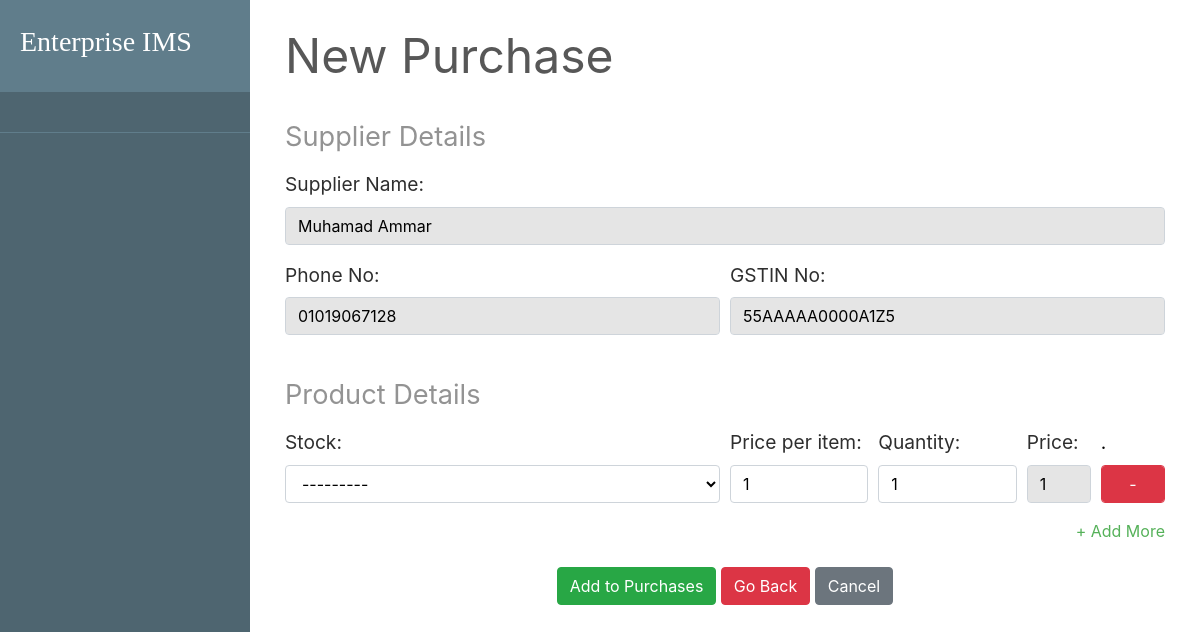
Screenshot of /transaction/new_purchase/527639cf6c1f43bcbe39e2b012917073/ with the database file from the repository.
### transaction/models.py (models this page shows, shortened)
class Supplier(models.Model):
    id = models.UUIDField(primary_key=True, default=uuid.uuid4)
    name = models.CharField(max_length=250)
    phone = models.CharField(max_length=250, unique=True)
    address = models.CharField(max_length=250)
    email = models.EmailField(max_length=254, unique=True)
    gstn = models.CharField(max_length=15, unique=True)
    is_deleted = models.BooleanField(default=False)

### transaction/views.py (the view, shortened to what this page needs)
# urls.py: path('new_purchase/<str:pk>/', PurchaseCreateView.as_view(), name='new_purchase'),
class PurchaseCreateView(generic.View):
    template_name = 'purchase/new_purchase.html'
    def get(self, request, pk):
        formset = PurchaseItemFormSet(request.GET or None)
        supplierobj = get_object_or_404(Supplier, pk=pk)
        context = {
            'formset': formset,
            'supplier': supplierobj,
        }
        return render(request, self.template_name, context)

### inventory/models.py (called while the page is built)
    def __str__(self):
        return self.name

### transaction/templates/purchase/new_purchase.html (shortened to what this page needs)
{% extends 'base.html' %}
{% load static %}
{% block content %}
      <div class="row">
        <div class="col-md-12">
          <div class="container">
            <div style="color:#575757; font-style: bold; font-size: 3rem; border-bottom: 1px solid white;">New Purchase</div>
              <br>
              <div class="panel panel-default">
                <div class="panel-heading panel-heading-text">Supplier Details</div>
                <div class="panel-body">
                  <div class="form-group">
                    <label for="id_name" class="panel-body-text">Supplier Name:</label>
                    <input type="text" class="form-control textinput" id="id_name" value="{{ supplier.name }}" disabled>
                  </div>
                  <div class="form-row">
                    <div class="form-group col-md-6">
                      <label for="id_phone" class="panel-body-text">Phone No:</label>
                      <input type="text" class="form-control textinput" id="id_phone" value="{{ supplier.phone }}" disabled>
                    </div>
                    <div class="form-group col-md-6">
                      <label for="id_gstin" class="panel-body-text">GSTIN No:</label>
                      <input type="gstin" class="form-control textinput" id="id_gstin" value="{{ supplier.gstn }}" disabled>
                    </div>
                  </div>
                </div>
              </div>
              <br>
              <form method="post" class="panel panel-default">
                <div class="panel-heading panel-heading-text">Product Details</div>
                <div id="stockitem">
                  <div class="panel-body">
				{% for form in formset %}
                    <div class="row form-row">
                      <div class="form-group col-md-6">
                        <label class="panel-body-text">Stock:</label>
                        {{form.stock}}
                      </div>
                      <div class="form-group col-md-2">
                        <label class="panel-body-text">Price per item:</label>
                        {{form.perprice}}
                      </div>
                      <div class="form-group col-md-2">
                        <label class="panel-body-text">Quantity:</label>
                        {{form.quantity}}
                      </div>
                      <div class="form-group col-md-1">
                        <label class="panel-body-text">Price:</label>
                        <input type="text" class="textinput form-control totalprice" value="1" disabled required>
                      </div>
                      <div class="form-group col-md-1">
                        <label class="panel-body-text" style="color: #000">.</label>
                        <button class="form-control btn btn-danger remove-form-row">-</button>
                      </div>
                    </div>
          {% endfor %}
                    <div style="text-align: right;">
                      <a href="#" class="add-form-row">+ Add More</a>
                    </div>
                  </div>
                </div>
                <br>
                <div class="align-middle">
                  <button type="submit" class="btn btn-success">Add to Purchases</button>
                  <a href="#" class="btn btn-danger">Go Back</a>
                  <a href="#" class="btn btn-secondary">Cancel</a>
                </div>
              </form>
            </div>
        </div>
      </div>
{% endblock content %}

### static/css/main.css (style rules this page uses)
body, html { height: 100%; }
.form-group { color: white; }
label { color: rgb(46, 46, 46); font-size: 2rem; }
a { color: #55b159; }
.align-middle { text-align: center; }
.textinput { background-color: #ffffff; color: black; }
.textinput:disabled { background-color: rgb(229 229 229); color: black; }
.panel-heading-text { color: #939393; font-size: 1.7rem; border-bottom: 2px solid white; margin-bottom: 10px; }
.panel-body-text { font-size: 1.2rem; }

### rows the page displays
Supplier: name "Muhamad Ammar", phone "01019067128", gstn "55AAAAA0000A1Z5"
